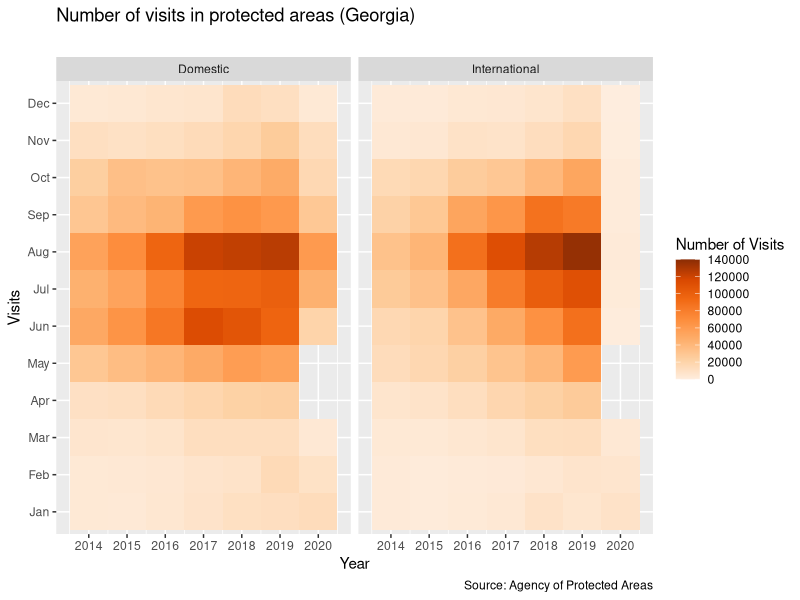

Recreate this plot in R. (Note: this script raises an error after producing the figure.)
rm(list=ls())    # clear the workspace

#=== Temur Gugushvii === 
# Author https://temurgugushvili.ge/
# Data source https://apa.gov.ge/ge/statistika/vizitorta-statistika

#libraries

library(ggplot2)
library(tidyverse)
library(lubridate)
library(patchwork)


# import data

tg_pa_visits_2014 <- readr::read_csv("data/gpa_2014_2020.csv",
                                  col_types = cols(Year_Month = "c",
                                                   citizen_ge = "c",
                                                   visitor_type_en = "c",
                                                   pa_ge = "c",
                                                   pa_en = "c",
                                                   visits = "n"))


tg_pa_visits_2014 <- tg_pa_visits_2014 %>%
                     dplyr::mutate(Date = as.Date(paste(Year_Month,"-01",sep="")))  %>%
                     dplyr::mutate(Year_Month = format_ISO8601(Date, precision = "ym"))  %>%
                     dplyr::mutate(year = lubridate::year(Date)) %>%
                     dplyr::mutate(month = lubridate::month(Date, label = TRUE))
  
tg_pa_visits_2014$Year_Month <- zoo::as.Date(zoo::as.yearmon(tg_pa_visits_2014$Year_Month))

tg_pa_visits_2014_visitors <- tg_pa_visits_2014  %>% 
                              group_by(year, month, visitor_type_en)  %>% 
                              summarise(visits_group = sum(visits))
                              
  
tg_pa_visits_2014_domestic <- tg_pa_visits_2014 %>% filter(visitor_type_en == "Domestic")

tg_pa_visits_2014_International <- tg_pa_visits_2014 %>% filter(visitor_type_en == "International")


pa_visitors  <- ggplot2::ggplot(tg_pa_visits_2014_visitors, aes(y= month, x= year, fill =visits_group))+
                             geom_tile() +
                             scale_fill_distiller(name = "Number of Visits", direction = 1, palette = "Oranges", limits=c(0, 140000), breaks=seq(0, 140000, 20000))+
                             scale_x_continuous(breaks=seq(2014, 2020, 1))+
                             labs(title = "Number of visits in protected areas (Georgia)",
                                  subtitle ="",
                                  caption = "Source: Agency of Protected Areas",
                                  x = "Year",
                                  y = "Visits")+
                             facet_wrap(vars(visitor_type_en), labeller = label_wrap_gen())

ggsave("visualization/pa_visitors.JPEG", 
       plot = pa_visitors)

domestic_pa_visitors  <- ggplot2::ggplot(tg_pa_visits_2014_domestic, aes(y= month, x= year, fill =visits))+
                            geom_tile() +
                            theme(axis.text.x=element_text(angle = 90, hjust=0.5, size=9, colour="black"),
                                  axis.text.y=element_text(angle = 0, hjust=0.5, size=9, colour="black"))+
                            labs(title = "Number of domestic visits in protected areas (Georgia)",
                                 subtitle ="",
                                 caption = "Source: Agency of Protected Areas",
                                 x = "Year",
                                 y = "Visits")+
                            scale_fill_distiller(name = "Number of Visits", palette = "Spectral", limits=c(0, 33000), direction = -1, breaks=seq(0, 33000, 3000))+
                            scale_x_continuous(breaks=seq(2014, 2020, 1))+
                            facet_wrap(vars(pa_en), labeller = label_wrap_gen())

ggsave("visualization/domestic_pa_visitors.JPEG", 
       plot = domestic_pa_visitors,
       width = 290,
       height = 290,
       units = "mm")

international_pa_visitors <- ggplot2::ggplot(tg_pa_visits_2014_International, aes(y= month, x= year, fill =visits))+
                                geom_tile() +
                                theme(axis.text.x=element_text(angle = 90, hjust=0.5, size=9, colour="black"),
                                      axis.text.y=element_text(angle = 0, hjust=0.5, size=9, colour="black"))+
                                labs(title = "Number of international visits in protected areas (Georgia)",
                                     caption = "Source: Agency of Protected Areas",
                                     x = "Year",
                                     y = "Visits")+
                                scale_fill_distiller(name = "Number of Visits",
                                                     palette = "Spectral", 
                                                     limits=c(0, 33000), 
                                                     breaks=seq(0, 33000, 3000))+
                                scale_x_continuous(breaks=seq(2014, 2020, 1))+
                                facet_wrap(vars(pa_en), labeller = label_wrap_gen())  


international_pa_visitors_1 <- ggplot2::ggplot(tg_pa_visits_2014_International, aes(y= month, x= year, fill =visits))+
  geom_tile() +
  theme(axis.text.x=element_text(angle = 90, hjust=0.5, size=9, colour="black"),
        axis.text.y=element_text(angle = 0, hjust=0.5, size=9, colour="black"))+
  labs(title = "Number of international visits in protected areas (Georgia)",
       caption = "",
       x = "Year",
       y = "")+
  scale_fill_distiller(name = "Number of Visits",
                       palette = "Spectral", 
                       limits=c(0, 33000), 
                       breaks=seq(0, 33000, 3000),
                       guide = FALSE)+
  scale_x_continuous(breaks=seq(2014, 2020, 1))+
  facet_wrap(vars(pa_en), labeller = label_wrap_gen())  



ggsave("visualization/international_pa_visitors.JPEG", 
       plot = international_pa_visitors,
       width = 290,
       height = 220,
       units = "mm")

international_domestic_pa_visitors <- international_pa_visitors_1 + domestic_pa_visitors

ggsave("visualization/international_domestic_pa_visitors.JPEG", 
       plot = international_domestic_pa_visitors,
       width = 510,
       height = 320,
       units = "mm")
